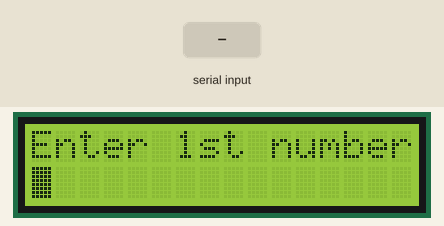
Simulated run of this sketch. Board: Arduino Uno, built with avr-gcc and run on an emulated ATmega328P. On the bench: 16×2 character LCD. The test bench sets the inputs (shaded band).

Above: at 1.2 s.
1.3 s: "90/45\n" received over Serial
At 4.7 s:
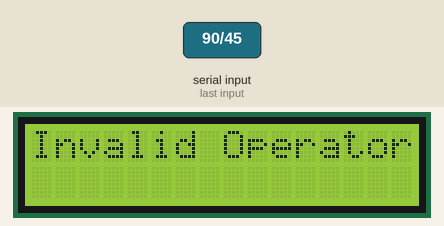
7.3 s: "0\n" received over Serial
At 9.3 s:
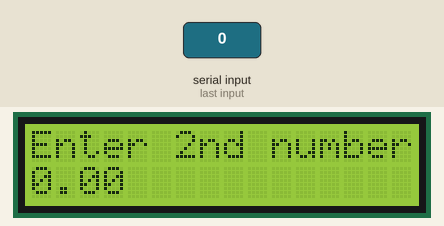
10.3 s: "+" received over Serial
At 12.0 s:
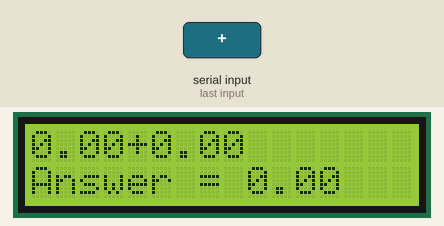
12.8 s: "90\n" received over Serial
At 15.1 s:
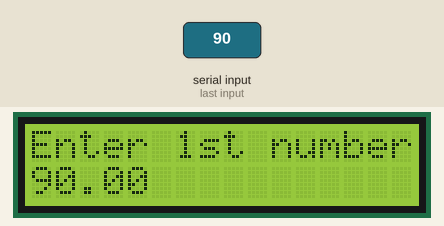
15.8 s: "*" received over Serial
At 18.7 s:
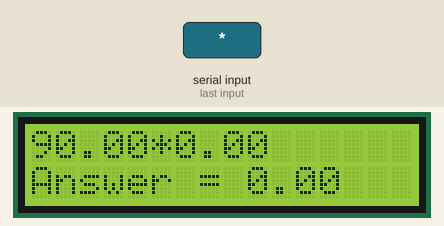
Timing chart, 0 to 20.2 s (numbered marks = the images above; inputs shaded):
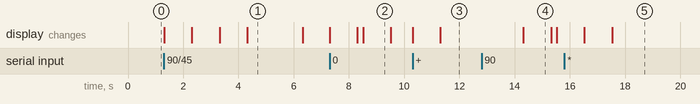

Measured:
- after the input at 1.3 s, the display: first changes at once (image 1 shows a later state)
- after the input at 7.3 s, the display: first changes at once (image 2 shows a later state)
- after the input at 10.3 s, the display: first changes at once (image 3 shows a later state)
- after the input at 15.8 s, the display: first changes after 0.72 s (image 5 shows a later state)
- what the display in image 1 shows lasts 2.0 s, from 4.3 s to 6.3 s
- what the display in image 2 shows lasts 1.0 s, from 8.5 s to 9.5 s

The sketch:

basic_lcd_calculator.ino
```cpp
#include <LiquidCrystal.h>
#include <ctype.h>
#include <math.h>

LiquidCrystal lcd(13, 8, 9, 10, 11, 12);
double firstNum = 0;
double secondNum = 0;
char op;
double answer = 0;
String errorMsg = "Math Error";

void setup() {
 lcd.begin(16, 2);
 Serial.begin(9600);
 Serial.setTimeout(200);
}

void loop() {
// Handling First Number
  lcd.setCursor(0, 0);
  lcd.print("Enter 1st number");
  lcd.setCursor(0, 1);

  while(!Serial.available()){
     lcd.blink();}
  lcd.noBlink();

  firstNum = Serial.parseFloat();
  lcd.print(firstNum);
  delay(1000);
  lcd.clear();


// Handling Second Number
  lcd.print("Enter 2nd number");
  lcd.setCursor(0, 1);

  while(!Serial.available()){
    lcd.blink();}
    lcd.noBlink();

  secondNum = Serial.parseFloat();
  lcd.print(secondNum);
  delay(1000);
  lcd.clear();


// Handling Arithmetic ops(+, -, *, /, ^)
  lcd.print("Enter operator");
  lcd.setCursor(0, 1);

  while(!Serial.available()){
        lcd.blink();}
  lcd.noBlink();

  op = Serial.read();
  Serial.flush(); //// Clears the buffer after each input
  lcd.print(op);
  delay(1000);
  lcd.clear();


// Operator checking( If the user enters an invalid character, the program will do nothing).

  if(op == '+')
  answer = firstNum + secondNum;

  else if(op == '-')
  answer = firstNum - secondNum;

    else if(op == '*')
  answer = firstNum * secondNum;

    else if(op == '/')
      if(secondNum == 0){ // ( Error handling for dividing with 0).
        lcd.clear();
      lcd.print(errorMsg);
      delay(2000);
      return; //(If the user tries to divide First Number with 0,
      // the program will print the error message,terminate and then will start to loop again).
      }
      else
  answer = firstNum / secondNum;

      else if(op == '^')
  answer = pow(firstNum, secondNum);

  else{
  lcd.clear(); //Error h
  lcd.print("Invalid Operator"); //( If the user inputs invalid operator,
   delay(2000);                     //the program will print error message, terminate and then will start to loop again).
  return;
  }

 // After calculation formatting for Answer screen

  lcd.print(firstNum);
  lcd.print(op);
  lcd.print(secondNum);


    lcd.setCursor(0, 1);
    lcd.print("Answer = ");

  lcd.print(answer);
    delay(3000);
  lcd.clear();

}
```
